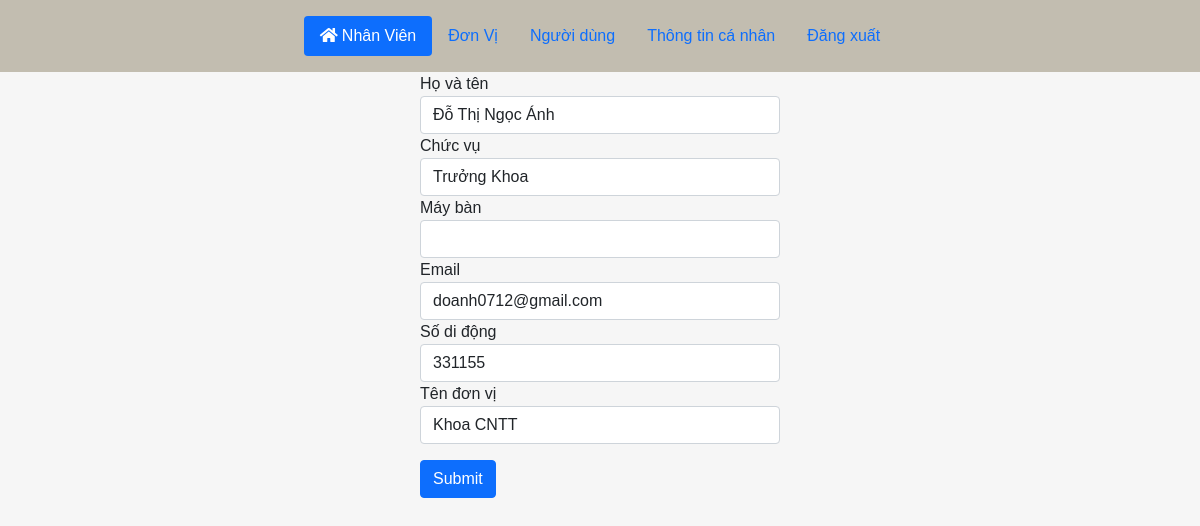
The app's page /admin/update-nhanvien.php?id=35 with its own data.
### tables this page shows
CREATE TABLE `db_nhanvien` (
  `tennv` varchar(100) NOT NULL,
  `chucvu` varchar(50) DEFAULT NULL,
  `mayban` varchar(13) DEFAULT NULL,
  `email` varchar(100) NOT NULL,
  `sodidong` varchar(10) NOT NULL,
  `madv` int(10) UNSIGNED NOT NULL,
  `manv` int(10) UNSIGNED NOT NULL
);

### admin/update-nhanvien.php (the view, shortened to what this page needs)
<?php include("particals/header.php") ?>
<?php
    $manv = $_GET['id'];
    $sql = "select manv, tennv, chucvu, mayban, db_nhanvien.email, sodidong, donvi.MaDV from db_nhanvien, donvi where db_nhanvien.madv = donvi.MaDV and manv = $manv";
    $res=mysqli_query($conn, $sql);
    if($res==true)
            {
                $count = mysqli_num_rows($res);
                if($count==1)
                {
                    $row=mysqli_fetch_assoc($res);
                    $hoten = $row['tennv'];
                    $chucvu = $row['chucvu'];
                    $mayban = $row['mayban'];
                    $email = $row['email'];
                    $sodidong = $row['sodidong'];
                    $MaDV = $row['MaDV'];
                }
                else
                {
                    header('location:'.SITEURL.'admin/index.php');
                }
            }
?>
<form action="" method="POST" style="width:30%; margin:auto;">
  <div class="form-group">
    <label for="hoten_input">Họ và tên</label>
    <input type="text" class="form-control" id="hoten_input" name="hoten" value="<?php echo $hoten; ?>">
  </div>
  <div class="form-group">
    <label for="chucvu_input">Chức vụ</label>
    <input type="text" class="form-control" id="chucvu_input" name="chucvu" value="<?php echo $chucvu; ?>">
  </div>
  <div class="form-group">
    <label for="mayban_input">Máy bàn</label>
    <input type="text" class="form-control" id="mayban_input" name="mayban" value="<?php echo $mayban; ?>">
  </div>
  <div class="form-group">
    <label for="email_input">Email</label>
    <input type="email" class="form-control" id="email_input" name="email" value="<?php echo $email; ?>">
  </div>
  <div class="form-group">
    <label for="sodidong_input">Số di động</label>
    <input type="text" class="form-control" id="sodidong_input" name="sodidong" value="<?php echo $sodidong; ?>">
  </div>
  <div class="form-group">
    <label for="madonvi_input">Tên đơn vị</label>
    <select class="form-control" id="madonvi_input" name="madonvi">
      <?php
        $sql_slc = "select * from donvi";
        $result = mysqli_query($conn, $sql_slc);
        if(mysqli_num_rows($result) >0){
          while ($row1 = mysqli_fetch_assoc($result)){
            if ($row1['MaDV'] == $MaDV){echo "<option value=". $row1['MaDV'] ." selected >". $row1['TenDV'] ."</option>";}
            else {echo "<option value=". $row1['MaDV'] .">". $row1['TenDV'] ."</option>";}
          }
        }
      ?>
      </select>
  </div>
  <button type="submit" name="submit" class="btn btn-primary mt-3 justify-contents-center m-auto">Submit</button>
</form>
<?php include("particals/footer.php") ?>

### admin/css/main_.css (style rules this page uses)
* { margin: 0px; padding: 0px; box-sizing: border-box; }
body, html { height: 100%; font-family: sans-serif; }

### records on screen
db_nhanvien: hoten "Đỗ Thị Ngọc Ánh", chucvu "Trưởng Khoa", email "doanh0712@gmail.com", sodidong "331155"

### other values on screen
form field madonvi "Khoa CNTT"
